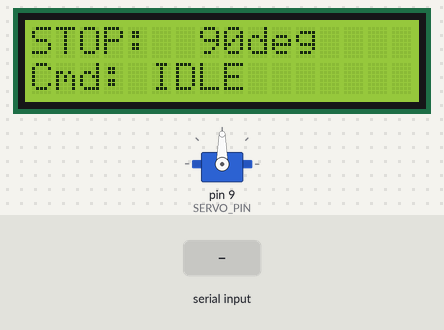
A sketch run on a simulated Arduino Uno, built with avr-gcc and run on an emulated ATmega328P. On the bench: servo, 16×2 character LCD. Inputs (shaded band) come from the test bench. What the sketch prints to the serial monitor is not drawn.

Above: at 2.2 s.
2.3 s: "ROTATE\n" received over Serial
At 3.07 s:
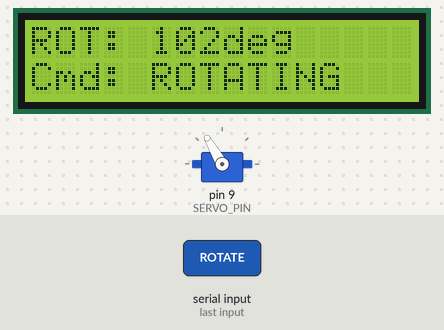
4.2 s: "ANGLE:\n" received over Serial
At 5.8 s:
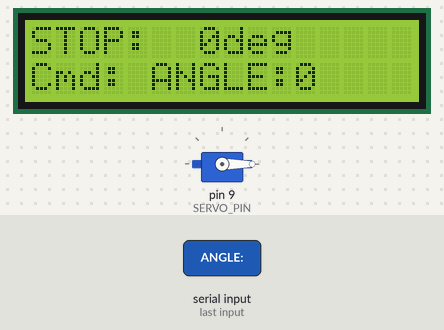
6.1 s: "STOP\n" received over Serial
At 7.5 s:
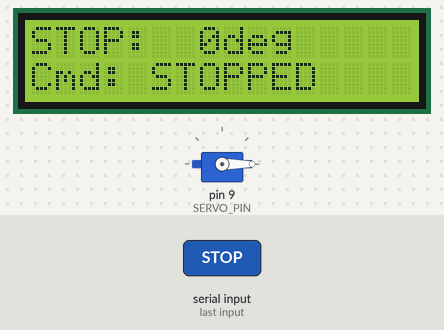
8.1 s: "ANGLE:90\n" received over Serial
At 9.1 s:
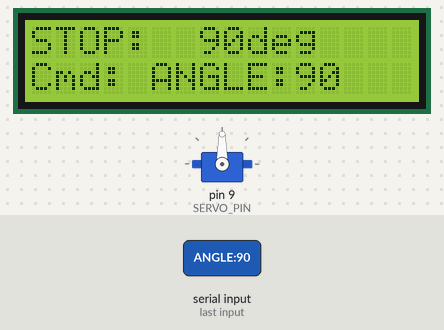
10.1 s: "ROTATE\n" received over Serial
At 10.57 s:
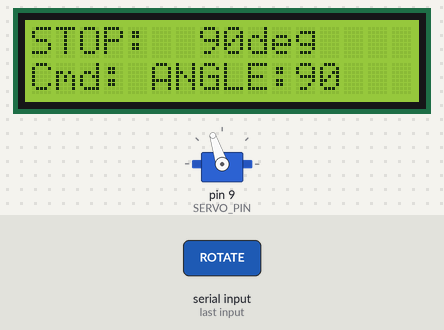
11.9 s: "STOP\n" received over Serial
At 12.8 s:
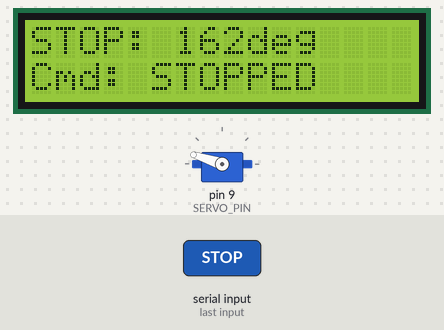
Timing chart, 0 to 14.6 s (numbered marks = the images above; inputs shaded):
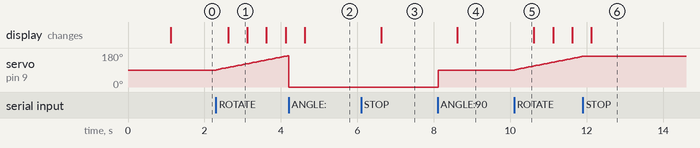

The sketch:

agrinova_arduino.ino
```cpp
/*
  AgriNova Arduino Controller
  Controls servo and display, receives commands from Mac bridge over serial
  Expects commands: ROTATE, STOP, ANGLE:value
*/

#include <Servo.h>
#include <Wire.h>
#include <LiquidCrystal_I2C.h>
#include <time.h>

// Servo config
Servo servo;
const int SERVO_PIN = 9;
const int SERVO_MIN = 0;
const int SERVO_MAX = 180;
int current_angle = 90;

// Display config (16x2 LCD I2C at address 0x27)
LiquidCrystal_I2C lcd(0x27, 16, 2);

// Servo rotation control
bool rotating = false;
int rotation_speed = 2;  // degrees per update
unsigned long last_update = 0;
const unsigned long UPDATE_INTERVAL = 50;  // ms

// Status tracking
String last_command = "IDLE";
unsigned long last_command_time = 0;

void setup() {
  Serial.begin(9600);

  // Initialize servo
  servo.attach(SERVO_PIN);
  servo.write(current_angle);

  // Initialize display
  lcd.init();
  lcd.backlight();
  lcd.setCursor(0, 0);
  lcd.print("AgriNova Ready");
  lcd.setCursor(0, 1);
  lcd.print("Waiting...");

  delay(1000);
  lcd.clear();

  Serial.println("[arduino] AgriNova servo controller started");
}

void loop() {
  // Handle serial commands from Mac bridge
  if (Serial.available()) {
    String cmd = Serial.readStringUntil('\n');
    cmd.trim();
    process_command(cmd);
    last_command_time = millis();
  }

  // Update rotating servo
  if (rotating) {
    unsigned long now = millis();
    if (now - last_update >= UPDATE_INTERVAL) {
      last_update = now;
      update_rotation();
    }
  }

  // Update display every 500ms
  static unsigned long last_display = 0;
  if (millis() - last_display >= 500) {
    last_display = millis();
    update_display();
  }
}

void process_command(String cmd) {
  if (cmd == "ROTATE") {
    rotating = true;
    last_command = "ROTATING";
    Serial.println("[arduino] servo rotating");
  }
  else if (cmd == "STOP") {
    rotating = false;
    last_command = "STOPPED";
    Serial.println("[arduino] servo stopped");
  }
  else if (cmd.startsWith("ANGLE:")) {
    rotating = false;
    int angle = cmd.substring(6).toInt();
    angle = constrain(angle, SERVO_MIN, SERVO_MAX);
    current_angle = angle;
    servo.write(current_angle);
    last_command = "ANGLE:" + String(angle);
    Serial.println("[arduino] servo set to " + String(angle) + " degrees");
  }
  else if (cmd == "PING") {
    Serial.println("[arduino] PONG");
  }
  else {
    Serial.println("[arduino] unknown command: " + cmd);
  }
}

void update_rotation() {
  current_angle += rotation_speed;
  if (current_angle >= SERVO_MAX || current_angle <= SERVO_MIN) {
    rotation_speed = -rotation_speed;  // Reverse direction
    current_angle = constrain(current_angle, SERVO_MIN, SERVO_MAX);
  }
  servo.write(current_angle);
}

void update_display() {
  lcd.setCursor(0, 0);

  // Line 1: Status and angle
  if (rotating) {
    lcd.print("ROT: ");
    if (current_angle < 100) lcd.print(" ");
    lcd.print(current_angle);
    lcd.print("deg   ");
  } else {
    lcd.print("STOP: ");
    if (current_angle < 100) lcd.print(" ");
    lcd.print(current_angle);
    lcd.print("deg   ");
  }

  // Line 2: Last command / idle time
  lcd.setCursor(0, 1);
  unsigned long idle_time = (millis() - last_command_time) / 1000;

  if (idle_time < 60) {
    lcd.print("Cmd: ");
    String cmd_display = last_command;
    if (cmd_display.length() > 10) {
      cmd_display = cmd_display.substring(0, 10);
    }
    lcd.print(cmd_display);
    if (cmd_display.length() < 10) {
      for (int i = 0; i < (10 - cmd_display.length()); i++) {
        lcd.print(" ");
      }
    }
  } else {
    lcd.print("Idle ");
    lcd.print(idle_time);
    lcd.print("s      ");
  }
}
```

Measured:
- after the input at 2.3 s, servo on pin 9 (SERVO_PIN): moves from 90° to 166° over 1.9 s, starting at once; the display: changes after 0.32 s (image 1)
- after the input at 4.2 s, the display: changes after 0.42 s (image 2)
- after the input at 6.1 s, the display: changes after 0.52 s (image 3)
- after the input at 8.1 s, servo on pin 9 (SERVO_PIN): 0° → 90° at once; the display: changes after 0.52 s (image 4)
- after the input at 10.1 s, servo on pin 9 (SERVO_PIN): moves from 90° to 162° over 1.8 s, starting at once
- after the input at 11.9 s, servo on pin 9 (SERVO_PIN): stays 162° (without the input it goes to 164° after 0.02 s); the display: changes after 0.22 s (image 6)
- what the display in image 1 shows lasts 0.5 s, from 2.6 s to 3.1 s
